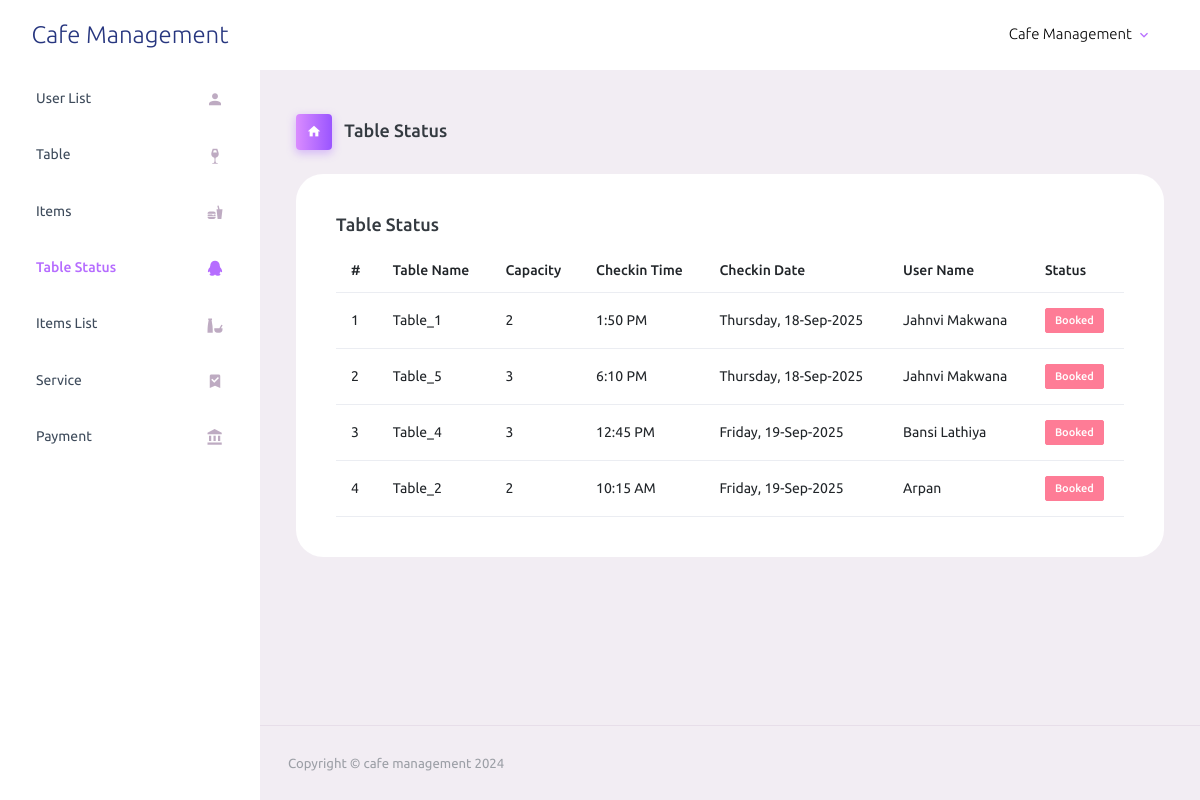
The page /admin_site/pages/table_status.php (signed in) on the database its author committed.
### tables this page shows
CREATE TABLE `table_status` (
  `status_id` int(11) NOT NULL,
  `table_id` int(11) NOT NULL,
  `booking_id` int(11) NOT NULL,
  `booking_date` date NOT NULL,
  `booking_time` time NOT NULL,
  `status` varchar(20) DEFAULT 'Booked'
);

CREATE TABLE `table_entry` (
  `id` int(11) NOT NULL,
  `table_name` varchar(50) NOT NULL,
  `capacity` int(11) NOT NULL,
  `IsActive` tinyint(1) DEFAULT 1
);

CREATE TABLE `booking` (
  `booking_id` int(11) NOT NULL,
  `user_name` varchar(100) NOT NULL,
  `user_email` varchar(100) NOT NULL,
  `booking_date` date NOT NULL,
  `booking_time` time NOT NULL,
  `no_of_persons` int(11) NOT NULL,
  `table_id` int(11) NOT NULL,
  `status` varchar(20) DEFAULT 'Confirmed',
  `customer_id` int(11) DEFAULT NULL
);

### admin_site/pages/table_status.php (the view, shortened to what this page needs)
<?php
$conn = new mysqli("localhost", "root", "", "cafe_management");
$sql_query_items = "
    SELECT ts.status_id, ts.booking_date, ts.booking_time, ts.status,
           t.table_name, t.capacity,
           b.user_name
    FROM table_status ts
    LEFT JOIN table_entry t ON ts.table_id = t.id
    LEFT JOIN booking b ON ts.booking_id = b.booking_id
";
$result_items = $conn->query($sql_query_items);
?>
<!DOCTYPE html>
<html lang="en">
<head>
    <link rel="stylesheet" href="../assets/vendors/mdi/css/materialdesignicons.min.css">
    <link rel="stylesheet" href="../assets/vendors/css/vendor.bundle.base.css">
    <link rel="stylesheet" href="../assets/css/style.css">
</head>
<body>
    <div class="container-scroller">
        <nav class="navbar default-layout-navbar col-lg-12 col-12 p-0 fixed-top d-flex flex-row">
            <div class="text-center navbar-brand-wrapper d-flex align-items-center justify-content-center">
                <a class="navbar-brand brand-logo" href="./dashboard.php">Cafe Management</a>
            </div>
            <div class="navbar-menu-wrapper d-flex align-items-stretch">
                <ul class="navbar-nav navbar-nav-right">
                    <li class="nav-item nav-profile dropdown">
                        <a class="nav-link dropdown-toggle" id="profileDropdown" href="#" data-bs-toggle="dropdown" aria-expanded="false">
                            <div class="nav-profile-text">
                                <p class="mb-1 text-black">Cafe Management</p>
                            </div>
                        </a>
                    </li>
                </ul>
            </div>
        </nav>
        <div class="container-fluid page-body-wrapper">
            <nav class="sidebar sidebar-offcanvas" id="sidebar">
                <ul class="nav">
                    <li class="nav-item"><a class="nav-link" href="./dashboard.php"><span class="menu-title">User List</span><i class="mdi mdi-account menu-icon"></i></a></li>
                    <li class="nav-item"><a class="nav-link" href="./table.php"><span class="menu-title">Table</span><i class="mdi mdi-glass-wine menu-icon"></i></a></li>
                    <li class="nav-item"><a class="nav-link" href="./items.php"><span class="menu-title">Items</span><i class="mdi mdi-food menu-icon"></i></a></li>
                    <li class="nav-item"><a class="nav-link" href="./table_status.php"><span class="menu-title">Table Status</span><i class="mdi mdi-qqchat menu-icon"></i></a></li>
                    <li class="nav-item"><a class="nav-link" href="./order_list.php"><span class="menu-title">Items List</span><i class="mdi mdi-food-variant menu-icon"></i></a></li>
                    <li class="nav-item"><a class="nav-link" href="./banner.php"><span class="menu-title">Service</span><i class="mdi mdi-bookmark-check menu-icon"></i></a></li>
                    <li class="nav-item"><a class="nav-link" href="./payment_list.php"><span class="menu-title">Payment</span><i class="mdi mdi-bank menu-icon"></i></a></li>
                </ul>
            </nav>
            <div class="main-panel">
                <div class="content-wrapper">
                    <div class="page-header">
                        <h3 class="page-title">
                            <span class="page-title-icon bg-gradient-primary text-white me-2">
                                <i class="mdi mdi-home"></i>
                            </span> Table Status
                        </h3>
                    </div>
                    <div class="col-lg-12 grid-margin stretch-card">
                        <div class="card">
                            <div class="card-body">
                                <h4 class="card-title">Table Status</h4>
                                <table class="table table-hover">
                                    <thead>
                                        <tr>
                                            <th>#</th>
                                            <th>Table Name</th>
                                            <th>Capacity</th>
                                            <th>Checkin Time</th>
                                            <th>Checkin Date</th>
                                            <th>User Name</th>
                                            <th>Status</th>
                                        </tr>
                                    </thead>
                                    <tbody>
                                        <?php
                                        if ($result_items && $result_items->num_rows > 0) {
                                            $counter = 1;
                                            while ($row = $result_items->fetch_assoc()) {
                                                $table_name    = $row["table_name"] ?? "-";
                                                $table_capacity = $row["capacity"] ?? "-";
                                                $check_in_time  = $row["booking_time"] ?? "";
                                                $check_in_date  = $row["booking_date"] ?? "";
                                                $status        = $row["status"] ?? "unknown";
                                                $username      = $row["user_name"] ?? "Not Booked";
                                                ?>
                                                <tr>
                                                    <td><?= $counter; ?></td>
                                                    <td><?= htmlspecialchars($table_name); ?></td>
                                                    <td><?= htmlspecialchars($table_capacity); ?></td>
                                                    <td><?= !empty($check_in_time) ? date("g:i A", strtotime($check_in_time)) : "-"; ?></td>
                                                    <td><?= !empty($check_in_date) ? date("l, d-M-Y", strtotime($check_in_date)) : "-"; ?></td>
                                                    <td><?= htmlspecialchars($username); ?></td>
                                                    <td>
                                                        <?php
                                                        if (strtolower($status) === "available") {
                                                            echo '<label class="badge badge-success">Available</label>';
                                                        } elseif (strtolower($status) === "booked" || strtolower($status) === "confirmed") {
                                                            echo '<label class="badge badge-danger">Booked</label>';
                                                        } else {
                                                            echo '<label class="badge badge-warning">Unknown</label>';
                                                        }
                                                        ?>
                                                    </td>
                                                </tr>
                                                <?php
                                                $counter++;
                                            }
                                        } else {
                                            echo "<tr><td colspan='7'>No items found in the database.</td></tr>";
                                        }
                                        ?>
                                    </tbody>
                                </table>
                            </div>
                        </div>
                    </div>
                </div>
                <footer class="footer">
                    <div class="container-fluid d-flex justify-content-between">
                        <span class="text-muted d-block text-center text-sm-start d-sm-inline-block">
                            Copyright © cafe management 2024
                        </span>
                    </div>
                </footer>
            </div>
        </div>
    </div>
</body>
</html>

### rows shown on the page
table_status: table_entry.table_name "Table_1", table_entry.capacity "2", booking_time "1:50 PM", booking_date "Thursday, 18-Sep-2025", booking.user_name "Jahnvi Makwana", status "Booked"
table_status: table_entry.table_name "Table_5", table_entry.capacity "3", booking_time "6:10 PM", booking_date "Thursday, 18-Sep-2025", booking.user_name "Jahnvi Makwana", status "Booked"
table_status: table_entry.table_name "Table_4", table_entry.capacity "3", booking_time "12:45 PM", booking_date "Friday, 19-Sep-2025", booking.user_name "Bansi Lathiya", status "Booked"
table_status: table_entry.table_name "Table_2", table_entry.capacity "2", booking_time "10:15 AM", booking_date "Friday, 19-Sep-2025", booking.user_name "Arpan", status "Booked"
